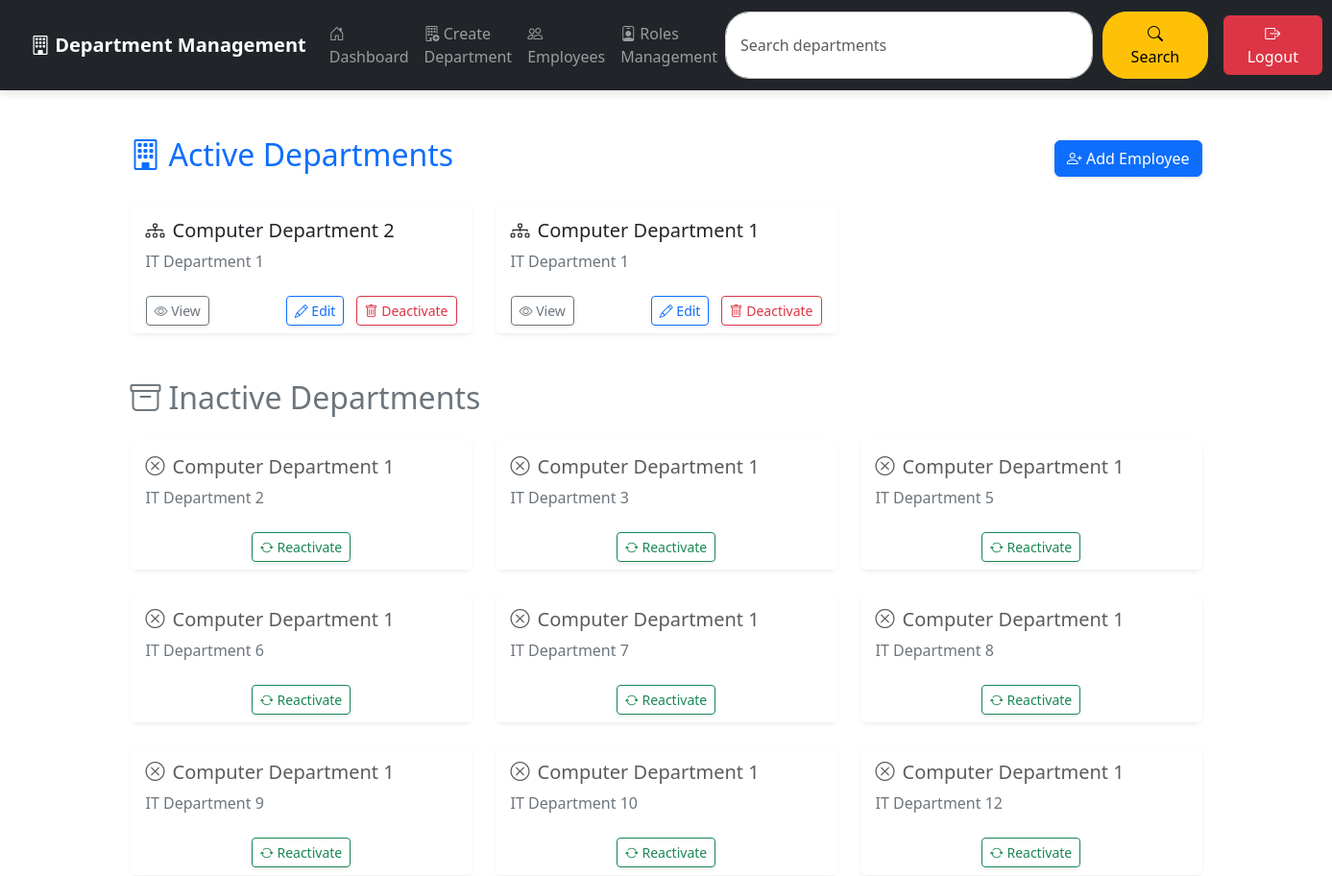
The app's page /departments/ (signed in, upper part), older data.
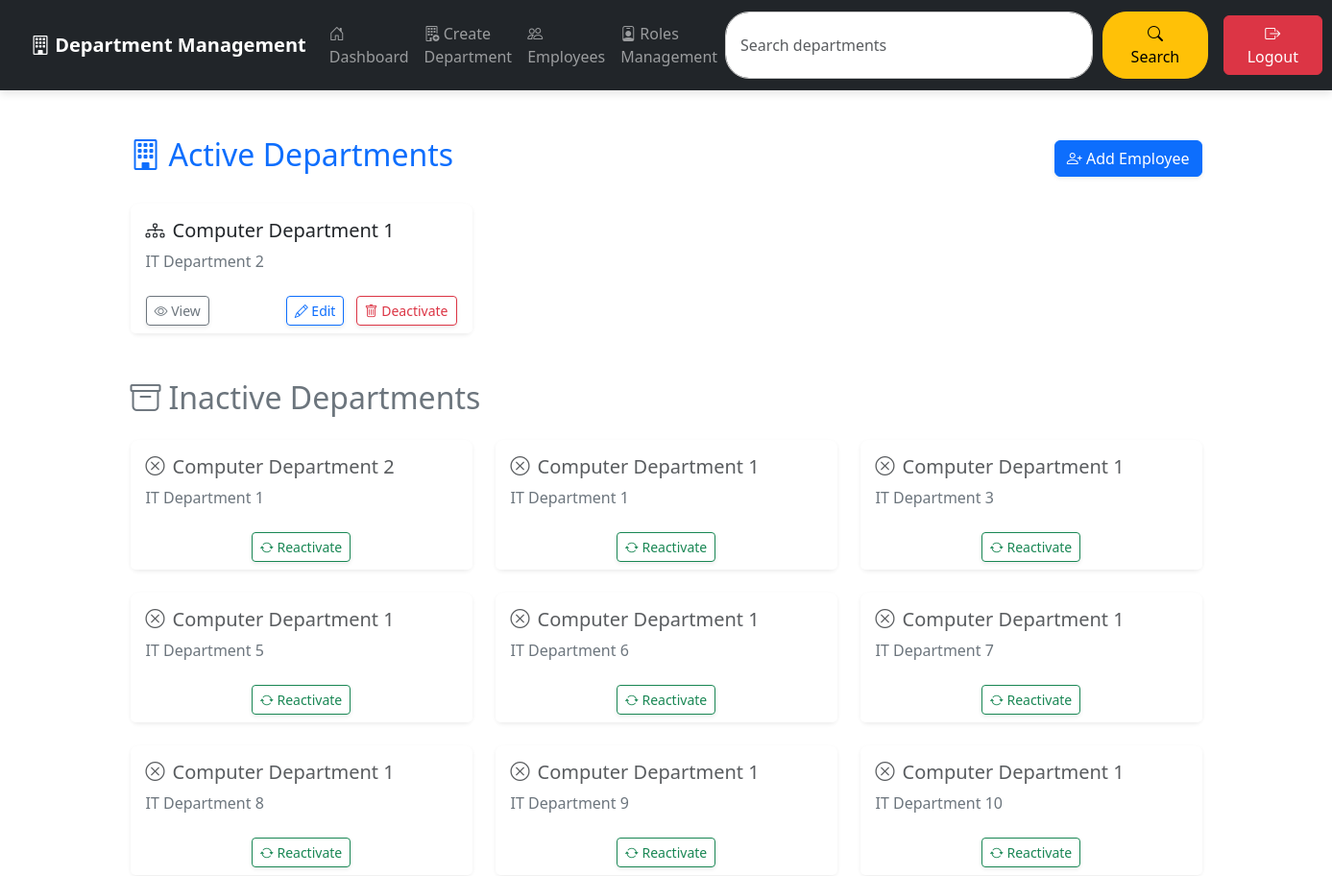
The same page, newer data.
### app/models.py (models this page shows, shortened)
class Department(models.Model):
    dept_id = models.AutoField(primary_key=True, unique=True)
    dept_name = models.CharField(max_length=100)
    description = models.CharField(max_length=300)
    created_at = models.DateTimeField(auto_now_add=True)
    updated_at = models.DateTimeField(auto_now=True)
    status = models.BooleanField(default=True)
    order = models.PositiveIntegerField(default=0)
    class Meta:
        db_table = 'department'
        verbose_name = 'Department'
        verbose_name_plural = 'Departments'

### app/views.py (the view)
# urls.py: path('', views.department_dashboard, name='dashboard'),
@login_required
@user_passes_test(is_admin)
def department_dashboard(request):
    active_departments = Department.objects.filter(status=True)
    inactive_departments = Department.objects.filter(status=False)
    return render(request, 'departments/dashboard.html', {
        'active_departments': active_departments,
        'inactive_departments': inactive_departments
    })

### app/views.py (called while the page is built)
def is_admin(user):
    return user.is_superuser

### app/templates/departments/dashboard.html (shortened to what this page needs)
{% extends 'base.html' %}
{% block content %}
<div class="container mt-4">
    <div class="d-flex justify-content-between align-items-center mb-4">
        <h2 class="text-primary d-flex align-items-center">
            <i class="bi bi-building me-2"></i> Active Departments
        </h2>
        <a href="{% url 'create_employee' %}" class="btn btn-primary shadow-sm">
            <i class="bi bi-person-plus"></i> Add Employee
        </a>
    </div>
    {% if active_departments %}
        <div class="row row-cols-1 row-cols-md-2 row-cols-lg-3 g-4">
            {% for department in active_departments %}
            <div class="col">
                <div class="card h-100 shadow-sm border-0 rounded-3">
                    <div class="card-body">
                        <h5 class="card-title text-dark d-flex align-items-center">
                            <i class="bi bi-diagram-3 me-2"></i> {{ department.dept_name }}
                        </h5>
                        <p class="card-text text-secondary">{{ department.description }}</p>
                    </div>
                    <div class="card-footer bg-white d-flex justify-content-between border-0">
                        <a href="{% url 'departments:view_employees' department.dept_id %}" class="btn btn-outline-secondary btn-sm shadow-sm">
                            <i class="bi bi-eye"></i> View
                        </a>
                        <div>
                            <a href="{% url 'departments:update' department.dept_id %}" class="btn btn-outline-primary btn-sm shadow-sm me-2">
                                <i class="bi bi-pencil"></i> Edit
                            </a>
                            <a href="{% url 'departments:delete' department.dept_id %}" class="btn btn-outline-danger btn-sm shadow-sm">
                                <i class="bi bi-trash"></i> Deactivate
                            </a>
                        </div>
                    </div>
                </div>
            </div>
            {% endfor %}
        </div>
    {% endif %}
    <h2 class="mt-5 mb-4 text-secondary d-flex align-items-center">
        <i class="bi bi-archive me-2"></i> Inactive Departments
    </h2>
    {% if inactive_departments %}
        <div class="row row-cols-1 row-cols-md-2 row-cols-lg-3 g-4">
            {% for department in inactive_departments %}
            <div class="col">
                <div class="card h-100 shadow-sm border-0 rounded-3">
                    <div class="card-body">
                        <h5 class="card-title text-muted d-flex align-items-center">
                            <i class="bi bi-x-circle me-2"></i> {{ department.dept_name }}
                        </h5>
                        <p class="card-text text-secondary">{{ department.description }}</p>
                    </div>
                    <div class="card-footer bg-white text-center border-0">
                        <a href="{% url 'departments:reactivate' department.dept_id %}" class="btn btn-outline-success btn-sm shadow-sm">
                            <i class="bi bi-arrow-repeat"></i> Reactivate
                        </a>
                    </div>
                </div>
            </div>
            {% endfor %}
        </div>
    {% else %}
        <div class="alert alert-warning d-flex align-items-center justify-content-center shadow-sm p-4 rounded border-start border-warning border-4" role="alert">
            <i class="bi bi-exclamation-triangle me-2 fs-3 text-warning"></i>
            <span class="fw-bold text-dark">No inactive departments found.</span>
        </div>
    {% endif %}
</div>
{% endblock %}

Row changes from the older to the newer data that the page shows:
no longer on this page (row unchanged): Department: dept_name "Computer Department 1", description "IT Department 12", shown under "Inactive Departments"
changed Department "IT Department 2": moves from the list under "Inactive Departments" to the list under "Active Departments"
changed Department "Computer Department 2": moves from the list under "Active Departments" to the list under "Inactive Departments"
changed Department (number 3 of 10 on the later page): moves from the list under "Active Departments" to the list under "Inactive Departments"
